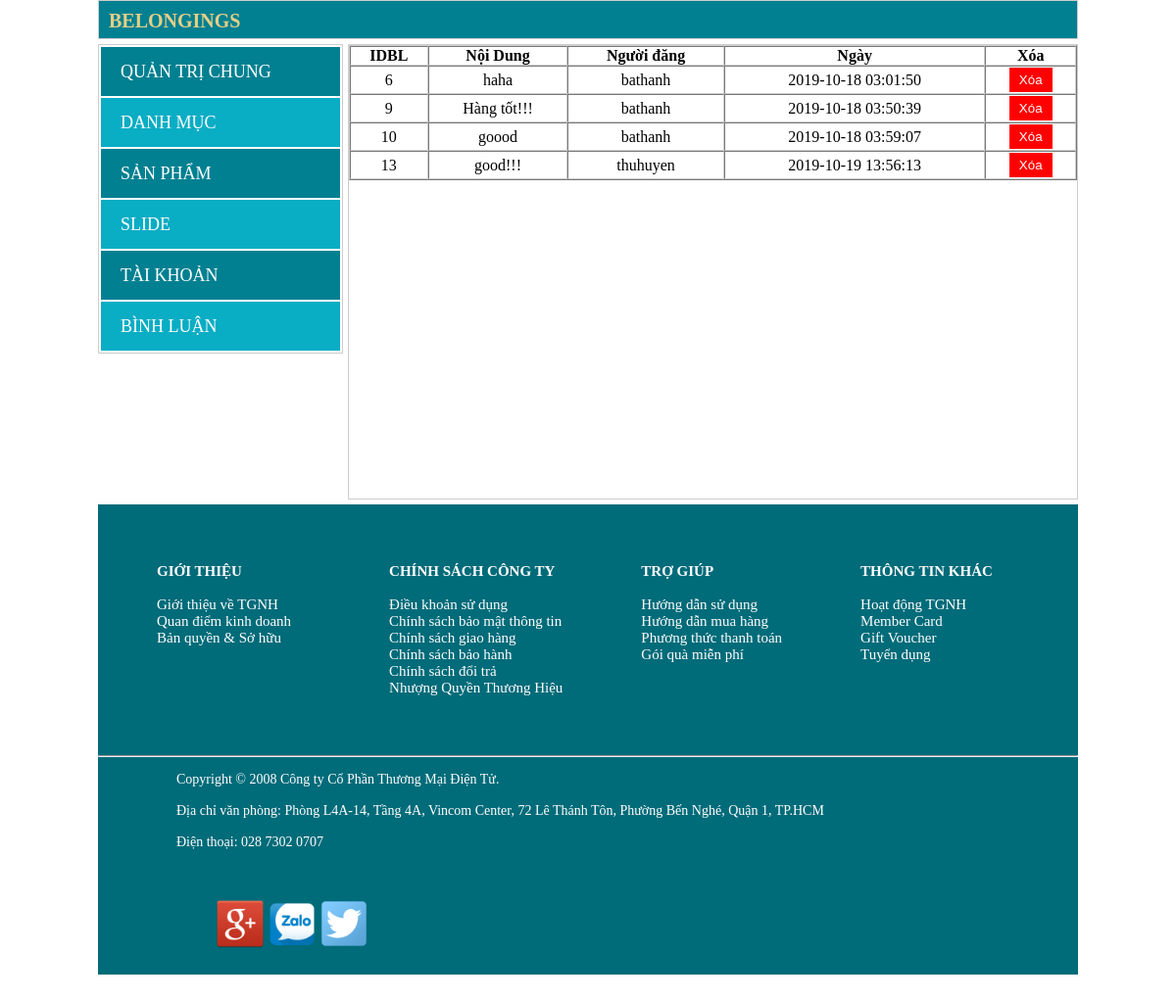
Page /Ass_duanmau/admin/chitiet.php?chitiet=1 on the committed database.
### tables this page shows
CREATE TABLE `comment` (
  `idcm` int(11) NOT NULL,
  `ngaycm` timestamp NOT NULL DEFAULT current_timestamp(),
  `anh` varchar(250) NOT NULL,
  `noidung` text NOT NULL,
  `idsp` int(11) NOT NULL,
  `user` varchar(100) NOT NULL
);

### Ass_duanmau/admin/chitiet.php (the view, shortened to what this page needs)
<!DOCTYPE html>
<html>
<head>
    <link rel="stylesheet" type="text/css" href="cs/comment.css">
</head>
<body>
    <div class="main">
    <div class="head-link">
        <ul>
            <b><a href="quantri.php">BELONGINGS</a></b>
        </ul>
    </div>
    <div class="left">
        <table>
            <tr style="background-color: #008091">
                <td><a href="quantri.php"> QUẢN TRỊ CHUNG </a></td>
            </tr>
            <tr style="background-color: #09adc4">
                <td><a href="danhmuc.php" > DANH MỤC </a></td>
            </tr>
            <tr style="background-color: #008091">
                <td><a href="sanpham.php" > SẢN PHẨM </a></td>
            </tr>
            <tr style="background-color: #09adc4">
                <td><a href="slide.php"> SLIDE </a></td>
            </tr>
            <tr style="background-color: #008091">
                <td><a href="taikhoan.php"> TÀI KHOẢN </a></td>
            </tr>
             <tr style="background-color: #09adc4">
                <td><a href="comment.php"> BÌNH LUẬN </a></td>
            </tr>
        </table>
    </div>
    <div class="content">
    <table cellpadding="0" cellspacing="0" border="1" >
        <tr>
            <th>IDBL</th>
            <th>Nội Dung</th>
            <th>Người đăng</th>
            <th>Ngày</th>
            <th>Xóa</th>
         </tr>
       <?php
       include 'db.php';
        if (isset($_GET['chitiet'])) {
        $chitiet=$_GET['chitiet'];
    }
        $sql="select * from comment where idsp='$chitiet'";
        $kq=$conn ->query($sql);
        foreach ($kq as $key => $row){
        ?>
                <tbody>
                    <tr>
                        <td><?php echo $row['idcm']; ?></td>
                        <td><?php echo $row['noidung']; ?></td>
                        <td><?php echo $row['user']; ?></td>
                        <td><?php echo $row['ngaycm']; ?></td>
                        <td><a href="xoacm.php?maxoa=<?php echo $row['idcm'] ?>" onclick="return confirm('Bạn có chắc muốn xóa')"> <input type="submit" value="Xóa" class="nutsx" style="border: 1px solid #fff; background-color: red;"></a> </td>
                    </tr>
                </tbody>
                <?php
        }
        ?>
    </table>
    </div>
        <div class="footer2">
        <div class="gioithieu" style="color: white">
            <b>GIỚI THIỆU</b><br><br>
            Giới thiệu về TGNH<br>
            Quan điểm kinh doanh<br>
            Bản quyền & Sở hữu
        </div>
        <div class="chinhsachcongty">
        <b>CHÍNH SÁCH CÔNG TY</b><br><br>
        Điều khoản sử dụng<br>
        Chính sách bảo mật thông tin<br>
        Chính sách giao hàng<br>
        Chính sách bảo hành<br>
        Chính sách đổi trả<br>
        Nhượng Quyền Thương Hiệu
        </div>
    <div class="trogiup">
        <b>TRỢ GIÚP</b><br><br>
        Hướng dẫn sử dụng <br>
        Hướng dẫn mua hàng<br>
        Phương thức thanh toán<br>
        Gói quà miễn phí
    </div>
    <div class="thongtinkhac">
        <b>THÔNG TIN KHÁC</b><br><br>
        Hoạt động TGNH<br>
        Member Card<br>
        Gift Voucher<br>
        Tuyển dụng
    </div>
    <hr style="clear: both;" />
    <div class="duoihr">
        Copyright © 2008 Công ty Cổ Phần Thương Mại Điện Tử.<br><br>
        Địa chỉ văn phòng: Phòng L4A-14, Tầng 4A, Vincom Center, 72 Lê Thánh Tôn, Phường Bến Nghé, Quận 1, TP.HCM<br><br>
        Điện thoại: 028 7302 0707
    </div>
    <div class="logomxh">
        <a href="#"><img src="images/Google.png" width="50px" height="50px"></a>
        <a href="#"><img src="images/zalo.png" width="50px" height="50px"></a>
        <a href="#"><img src="images/Twitter-PNG-HD-1.png" width="50px" height="50px"></a>
    </div>
    </div>
</div>
</body>
</html>

### Ass_duanmau/admin/cs/comment.css (style rules this page uses)
* { margin: 0; padding: 0; box-sizing: border-box; }
body { font-family: taoma; font-size: 12px; }
.main { width: 1000px; padding: 0; margin-left: auto; margin-right: auto; }
.head-link { width: 1000px; height: 40px; padding-left: 10px; padding-right: 10px; border: 1px solid #CDCDCD; background-color: #008091; margin-bottom:5px; clear: both; line-height: 40px; }
.head-link ul b a { color: #e5cf86; font-family: taoma; font-size: 20px; float: left; text-decoration: none; }
.left { width: 250px; border: 1px solid #CDCDCD; float:left; margin-bottom: 5px; }
.left table tr td { width: 250px; height: 50px; font-size: 18px; }
.left table tr td a { text-decoration: none; color: white; margin-left: 20px; }
.content { width: 745px; min-height: 465px; border: 1px solid #CDCDCD; float:left; margin-left: 5px; margin-bottom: 5px; }
.content table { text-align: center; width: 100%; font-size: 16px; border-color: #ccc; }
.content input { padding: 5px 10px; background-color: #CDAD00; color: #fff; }
.footer2 { width: 1000px;clear: both;background-color: #006b79;height: 480px; }
.gioithieu { padding: 60px 60px;float: left; font-size: 15px; }
.chinhsachcongty { float: left; color: white;padding: 60px 40px; font-size: 15px; }
.trogiup { float: left;color: white; padding: 60px 40px; font-size: 15px; }
.thongtinkhac { float: left;color: white;padding: 60px 40px; font-size: 15px; }
.duoihr { float: left;color: white; font-size: 14px; margin-top: 15px; padding: 0 80px; }
.logomxh { padding: 50px 120px;float: left; }

### rows in the picture
comment: idcm "6", noidung "haha", user "bathanh", ngaycm "2019-10-18 03:01:50"
comment: idcm "9", noidung "Hàng tốt!!!", user "bathanh", ngaycm "2019-10-18 03:50:39"
comment: idcm "10", noidung "goood", user "bathanh", ngaycm "2019-10-18 03:59:07"
comment: idcm "13", noidung "good!!!", user "thuhuyen", ngaycm "2019-10-19 13:56:13"
